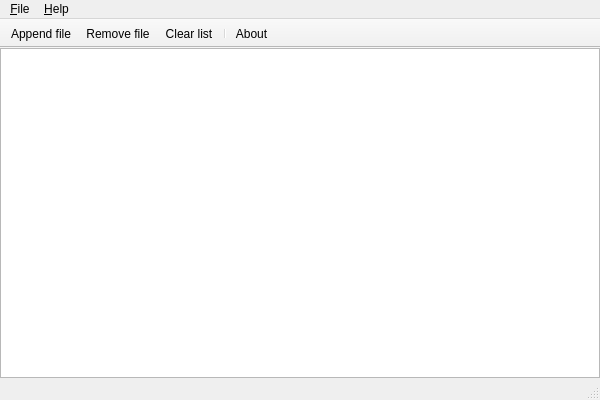
<?xml version="1.0" encoding="UTF-8"?>
<ui version="4.0">
 <class>MainWindow</class>
 <widget class="QMainWindow" name="MainWindow">
  <property name="geometry">
   <rect>
    <x>0</x>
    <y>0</y>
    <width>600</width>
    <height>400</height>
   </rect>
  </property>
  <property name="acceptDrops">
   <bool>true</bool>
  </property>
  <property name="windowTitle">
   <string>TimerKeeper</string>
  </property>
  <widget class="QWidget" name="centralWidget">
   <property name="sizePolicy">
    <sizepolicy hsizetype="MinimumExpanding" vsizetype="MinimumExpanding">
     <horstretch>0</horstretch>
     <verstretch>0</verstretch>
    </sizepolicy>
   </property>
   <property name="layoutDirection">
    <enum>Qt::LeftToRight</enum>
   </property>
   <layout class="QHBoxLayout" name="horizontalLayout">
    <property name="leftMargin">
     <number>0</number>
    </property>
    <property name="topMargin">
     <number>0</number>
    </property>
    <property name="rightMargin">
     <number>0</number>
    </property>
    <property name="bottomMargin">
     <number>0</number>
    </property>
    <item>
     <widget class="QTreeView" name="listTargetFile">
      <property name="sizePolicy">
       <sizepolicy hsizetype="Expanding" vsizetype="Expanding">
        <horstretch>0</horstretch>
        <verstretch>0</verstretch>
       </sizepolicy>
      </property>
      <property name="acceptDrops">
       <bool>false</bool>
      </property>
      <property name="editTriggers">
       <set>QAbstractItemView::NoEditTriggers</set>
      </property>
      <property name="alternatingRowColors">
       <bool>true</bool>
      </property>
      <property name="rootIsDecorated">
       <bool>false</bool>
      </property>
     </widget>
    </item>
   </layout>
  </widget>
  <widget class="QMenuBar" name="menuBar">
   <property name="geometry">
    <rect>
     <x>0</x>
     <y>0</y>
     <width>600</width>
     <height>19</height>
    </rect>
   </property>
   <widget class="QMenu" name="menu_File">
    <property name="title">
     <string>&amp;File</string>
    </property>
    <addaction name="action_Append_file"/>
    <addaction name="action_Remove_file"/>
    <addaction name="action_Clear_list"/>
    <addaction name="separator"/>
    <addaction name="action_Quit"/>
   </widget>
   <widget class="QMenu" name="menu_Help">
    <property name="title">
     <string>&amp;Help</string>
    </property>
    <addaction name="action_About"/>
   </widget>
   <addaction name="menu_File"/>
   <addaction name="menu_Help"/>
  </widget>
  <widget class="QToolBar" name="mainToolBar">
   <property name="sizePolicy">
    <sizepolicy hsizetype="Preferred" vsizetype="Fixed">
     <horstretch>0</horstretch>
     <verstretch>0</verstretch>
    </sizepolicy>
   </property>
   <property name="movable">
    <bool>false</bool>
   </property>
   <property name="floatable">
    <bool>false</bool>
   </property>
   <attribute name="toolBarArea">
    <enum>TopToolBarArea</enum>
   </attribute>
   <attribute name="toolBarBreak">
    <bool>false</bool>
   </attribute>
   <addaction name="action_Append_file"/>
   <addaction name="action_Remove_file"/>
   <addaction name="action_Clear_list"/>
   <addaction name="separator"/>
   <addaction name="action_About"/>
  </widget>
  <widget class="QStatusBar" name="statusBar"/>
  <action name="action_Append_file">
   <property name="icon">
    <iconset resource="TimestampFreezer.qrc">
     <normaloff>:/icons/list-add.png</normaloff>:/icons/list-add.png</iconset>
   </property>
   <property name="text">
    <string>&amp;Append file</string>
   </property>
  </action>
  <action name="action_Remove_file">
   <property name="icon">
    <iconset resource="TimestampFreezer.qrc">
     <normaloff>:/icons/list-remove.png</normaloff>:/icons/list-remove.png</iconset>
   </property>
   <property name="text">
    <string>&amp;Remove file</string>
   </property>
  </action>
  <action name="action_Clear_list">
   <property name="icon">
    <iconset resource="TimestampFreezer.qrc">
     <normaloff>:/icons/document-new.png</normaloff>:/icons/document-new.png</iconset>
   </property>
   <property name="text">
    <string>&amp;Clear list</string>
   </property>
  </action>
  <action name="action_Quit">
   <property name="icon">
    <iconset resource="TimestampFreezer.qrc">
     <normaloff>:/icons/system-log-out.png</normaloff>:/icons/system-log-out.png</iconset>
   </property>
   <property name="text">
    <string>&amp;Quit</string>
   </property>
  </action>
  <action name="action_About">
   <property name="icon">
    <iconset resource="TimestampFreezer.qrc">
     <normaloff>:/icons/dialog-information.png</normaloff>:/icons/dialog-information.png</iconset>
   </property>
   <property name="text">
    <string>&amp;About</string>
   </property>
  </action>
 </widget>
 <layoutdefault spacing="6" margin="11"/>
 <resources>
  <include location="TimestampFreezer.qrc"/>
 </resources>
 <connections>
  <connection>
   <sender>action_Append_file</sender>
   <signal>triggered()</signal>
   <receiver>MainWindow</receiver>
   <slot>onAppendFile()</slot>
   <hints>
    <hint type="sourcelabel">
     <x>-1</x>
     <y>-1</y>
    </hint>
    <hint type="destinationlabel">
     <x>299</x>
     <y>199</y>
    </hint>
   </hints>
  </connection>
  <connection>
   <sender>action_Clear_list</sender>
   <signal>triggered()</signal>
   <receiver>MainWindow</receiver>
   <slot>onClearFileList()</slot>
   <hints>
    <hint type="sourcelabel">
     <x>-1</x>
     <y>-1</y>
    </hint>
    <hint type="destinationlabel">
     <x>299</x>
     <y>199</y>
    </hint>
   </hints>
  </connection>
  <connection>
   <sender>action_Remove_file</sender>
   <signal>triggered()</signal>
   <receiver>MainWindow</receiver>
   <slot>onRemoveFile()</slot>
   <hints>
    <hint type="sourcelabel">
     <x>-1</x>
     <y>-1</y>
    </hint>
    <hint type="destinationlabel">
     <x>299</x>
     <y>199</y>
    </hint>
   </hints>
  </connection>
  <connection>
   <sender>action_Quit</sender>
   <signal>triggered()</signal>
   <receiver>MainWindow</receiver>
   <slot>close()</slot>
   <hints>
    <hint type="sourcelabel">
     <x>-1</x>
     <y>-1</y>
    </hint>
    <hint type="destinationlabel">
     <x>299</x>
     <y>199</y>
    </hint>
   </hints>
  </connection>
  <connection>
   <sender>action_About</sender>
   <signal>triggered()</signal>
   <receiver>MainWindow</receiver>
   <slot>onAbout()</slot>
   <hints>
    <hint type="sourcelabel">
     <x>-1</x>
     <y>-1</y>
    </hint>
    <hint type="destinationlabel">
     <x>299</x>
     <y>199</y>
    </hint>
   </hints>
  </connection>
 </connections>
 <slots>
  <slot>onAppendFile()</slot>
  <slot>onRemoveFile()</slot>
  <slot>onClearFileList()</slot>
  <slot>onAbout()</slot>
 </slots>
</ui>
